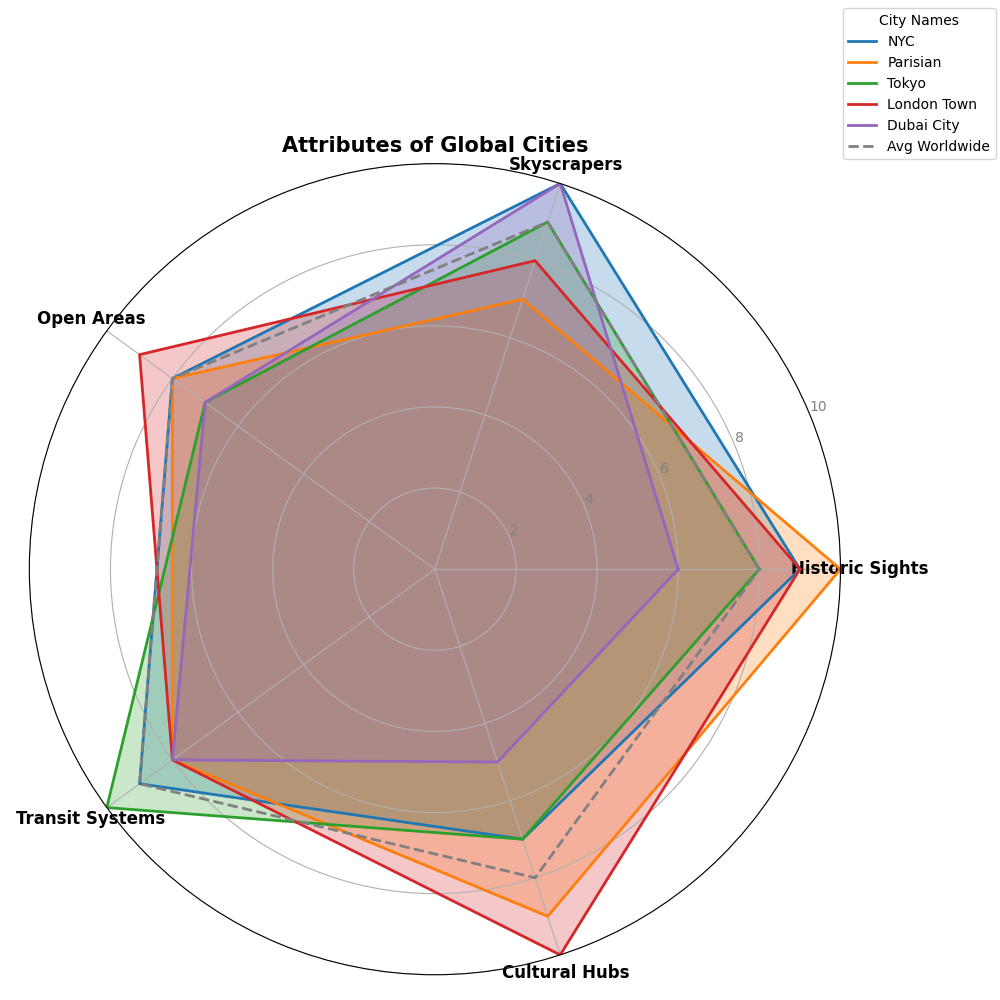

This chart was generated by the following Python code:
import numpy as np
import matplotlib.pyplot as plt
from math import pi

categories = ['Historic Sights', 'Skyscrapers', 'Open Areas', 'Transit Systems', 'Cultural Hubs']
city_scores = {
    'NYC': [9, 10, 8, 9, 7],
    'Parisian': [10, 7, 8, 8, 9],
    'Tokyo': [8, 9, 7, 10, 7],
    'London Town': [9, 8, 9, 8, 10],
    'Dubai City': [6, 10, 7, 8, 5]
}

global_averages = [8, 9, 8, 9, 8]

num_vars = len(categories)
angles = np.linspace(0, 2 * pi, num_vars, endpoint=False).tolist()
angles += angles[:1]

colors = ['#1f77b4', '#ff7f0e', '#2ca02c', '#d62728', '#9467bd']

fig, ax = plt.subplots(figsize=(10, 10), subplot_kw=dict(polar=True))

def add_city_radar(city_name, color):
    scores = city_scores[city_name]
    scores += scores[:1]
    ax.plot(angles, scores, linewidth=2, linestyle='solid', label=city_name, color=color)
    ax.fill(angles, scores, color=color, alpha=0.25)

for city, color in zip(city_scores.keys(), colors):
    add_city_radar(city, color)

ax.set_xticks(angles[:-1])
ax.set_xticklabels(categories, fontsize=12, weight='bold')

ax.set_ylim(0, 10)
plt.yticks([2, 4, 6, 8, 10], ["2", "4", "6", "8", "10"], color="grey", size=10)

plt.title('Attributes of Global Cities', size=15, weight='bold', ha='center', va='top', position=(0.5, 1.1))

global_averages += global_averages[:1]
ax.plot(angles, global_averages, linewidth=2, linestyle='dashed', color='grey', label='Avg Worldwide')

ax.legend(loc='upper right', bbox_to_anchor=(1.2, 1.2), fontsize=10, title='City Names')

plt.tight_layout()
plt.show()
